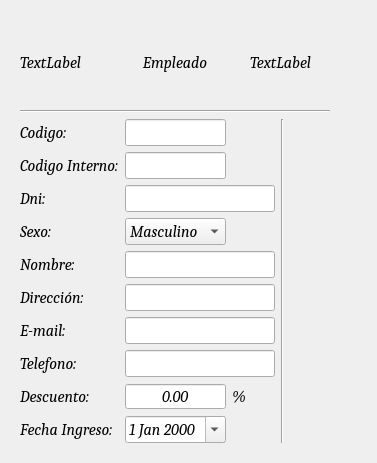
<?xml version="1.0" encoding="UTF-8"?>
<ui version="4.0">
 <class>FormEmpleado</class>
 <widget class="QWidget" name="FormEmpleado">
  <property name="geometry">
   <rect>
    <x>0</x>
    <y>0</y>
    <width>377</width>
    <height>441</height>
   </rect>
  </property>
  <property name="font">
   <font>
    <family>Cambria</family>
    <pointsize>12</pointsize>
    <italic>true</italic>
   </font>
  </property>
  <property name="windowTitle">
   <string>Form</string>
  </property>
  <property name="styleSheet">
   <string notr="true"/>
  </property>
  <layout class="QHBoxLayout" name="horizontalLayout">
   <item>
    <widget class="QTabWidget" name="tabWidget">
     <property name="font">
      <font>
       <family>Cambria</family>
       <pointsize>12</pointsize>
       <italic>true</italic>
      </font>
     </property>
     <property name="autoFillBackground">
      <bool>false</bool>
     </property>
     <property name="styleSheet">
      <string notr="true">
QTabWidget::pane { 
font: bold 14px;
   background: transparent; 
  margin: 0px,0px,0px,0px;
   border: 0px solid transparent;  
  }

QTabBar::tab {
    background: transparent;
    border: 2px solid transparent;
    border-bottom-color: transparent; /* same as the pane color */
    border-top-left-radius: 4px;
    border-top-right-radius: 4px;
    min-width: 8ex;
    padding: 2px;
}



</string>
     </property>
     <property name="tabPosition">
      <enum>QTabWidget::East</enum>
     </property>
     <property name="tabShape">
      <enum>QTabWidget::Rounded</enum>
     </property>
     <property name="currentIndex">
      <number>0</number>
     </property>
     <property name="iconSize">
      <size>
       <width>30</width>
       <height>30</height>
      </size>
     </property>
     <property name="elideMode">
      <enum>Qt::ElideNone</enum>
     </property>
     <property name="usesScrollButtons">
      <bool>true</bool>
     </property>
     <property name="documentMode">
      <bool>false</bool>
     </property>
     <property name="tabsClosable">
      <bool>false</bool>
     </property>
     <property name="movable">
      <bool>false</bool>
     </property>
     <property name="tabBarAutoHide">
      <bool>false</bool>
     </property>
     <widget class="QWidget" name="tab">
      <attribute name="icon">
       <iconset resource="../Recursos.qrc">
        <normaloff>:/Imagenes/iconos/add.png</normaloff>:/Imagenes/iconos/add.png</iconset>
      </attribute>
      <attribute name="title">
       <string/>
      </attribute>
      <layout class="QGridLayout" name="gridLayout">
       <item row="5" column="2">
        <layout class="QVBoxLayout" name="verticalLayout">
         <property name="sizeConstraint">
          <enum>QLayout::SetDefaultConstraint</enum>
         </property>
         <property name="bottomMargin">
          <number>33</number>
         </property>
         <item>
          <widget class="QPushButton" name="BotonGuardar">
           <property name="maximumSize">
            <size>
             <width>40</width>
             <height>40</height>
            </size>
           </property>
           <property name="text">
            <string/>
           </property>
           <property name="icon">
            <iconset resource="../Recursos.qrc">
             <normaloff>:/Imagenes/iconos/guardar.png</normaloff>:/Imagenes/iconos/guardar.png</iconset>
           </property>
           <property name="iconSize">
            <size>
             <width>40</width>
             <height>40</height>
            </size>
           </property>
           <property name="flat">
            <bool>true</bool>
           </property>
          </widget>
         </item>
         <item>
          <widget class="QPushButton" name="BotonModificar">
           <property name="maximumSize">
            <size>
             <width>40</width>
             <height>40</height>
            </size>
           </property>
           <property name="text">
            <string/>
           </property>
           <property name="icon">
            <iconset resource="../Recursos.qrc">
             <normaloff>:/Imagenes/iconos/editar.png</normaloff>:/Imagenes/iconos/editar.png</iconset>
           </property>
           <property name="iconSize">
            <size>
             <width>40</width>
             <height>40</height>
            </size>
           </property>
           <property name="flat">
            <bool>true</bool>
           </property>
          </widget>
         </item>
         <item>
          <widget class="QPushButton" name="BotonEliminar">
           <property name="maximumSize">
            <size>
             <width>40</width>
             <height>40</height>
            </size>
           </property>
           <property name="text">
            <string/>
           </property>
           <property name="icon">
            <iconset resource="../Recursos.qrc">
             <normaloff>:/Imagenes/iconos/delete.png</normaloff>:/Imagenes/iconos/delete.png</iconset>
           </property>
           <property name="iconSize">
            <size>
             <width>40</width>
             <height>40</height>
            </size>
           </property>
           <property name="flat">
            <bool>true</bool>
           </property>
          </widget>
         </item>
         <item>
          <widget class="QPushButton" name="BotonEliminar_2">
           <property name="maximumSize">
            <size>
             <width>40</width>
             <height>40</height>
            </size>
           </property>
           <property name="text">
            <string/>
           </property>
           <property name="icon">
            <iconset resource="../Recursos.qrc">
             <normaloff>:/Imagenes/iconos/izquierda.png</normaloff>:/Imagenes/iconos/izquierda.png</iconset>
           </property>
           <property name="iconSize">
            <size>
             <width>40</width>
             <height>40</height>
            </size>
           </property>
           <property name="flat">
            <bool>true</bool>
           </property>
          </widget>
         </item>
        </layout>
       </item>
       <item row="5" column="0">
        <layout class="QGridLayout" name="gridLayout_2">
         <item row="4" column="2" colspan="3">
          <widget class="QLineEdit" name="LineNombre">
           <property name="font">
            <font>
             <family>Cambria</family>
             <pointsize>12</pointsize>
             <italic>true</italic>
            </font>
           </property>
          </widget>
         </item>
         <item row="0" column="0">
          <widget class="QLabel" name="label_10">
           <property name="font">
            <font>
             <family>Cambria</family>
             <pointsize>12</pointsize>
             <italic>true</italic>
            </font>
           </property>
           <property name="text">
            <string>Codigo:</string>
           </property>
          </widget>
         </item>
         <item row="3" column="2">
          <widget class="QComboBox" name="ComboSexo">
           <property name="font">
            <font>
             <family>Cambria</family>
             <pointsize>12</pointsize>
             <italic>true</italic>
            </font>
           </property>
           <item>
            <property name="text">
             <string>Masculino</string>
            </property>
           </item>
           <item>
            <property name="text">
             <string>Femenino</string>
            </property>
           </item>
          </widget>
         </item>
         <item row="9" column="4">
          <spacer name="horizontalSpacer_3">
           <property name="font">
            <font>
             <family>Cambria</family>
             <pointsize>12</pointsize>
             <italic>true</italic>
            </font>
           </property>
           <property name="orientation">
            <enum>Qt::Horizontal</enum>
           </property>
           <property name="sizeHint" stdset="0">
            <size>
             <width>172</width>
             <height>20</height>
            </size>
           </property>
          </spacer>
         </item>
         <item row="6" column="0">
          <widget class="QLabel" name="label_4">
           <property name="font">
            <font>
             <family>Cambria</family>
             <pointsize>12</pointsize>
             <italic>true</italic>
            </font>
           </property>
           <property name="text">
            <string>E-mail:</string>
           </property>
          </widget>
         </item>
         <item row="8" column="0">
          <widget class="QLabel" name="label_5">
           <property name="font">
            <font>
             <family>Cambria</family>
             <pointsize>12</pointsize>
             <italic>true</italic>
            </font>
           </property>
           <property name="text">
            <string>Descuento:</string>
           </property>
          </widget>
         </item>
         <item row="5" column="0">
          <widget class="QLabel" name="label_3">
           <property name="font">
            <font>
             <family>Cambria</family>
             <pointsize>12</pointsize>
             <italic>true</italic>
            </font>
           </property>
           <property name="text">
            <string>Dirección:</string>
           </property>
          </widget>
         </item>
         <item row="6" column="2" colspan="3">
          <widget class="QLineEdit" name="LineMail">
           <property name="font">
            <font>
             <family>Cambria</family>
             <pointsize>12</pointsize>
             <italic>true</italic>
            </font>
           </property>
          </widget>
         </item>
         <item row="9" column="0">
          <widget class="QLabel" name="label_6">
           <property name="font">
            <font>
             <family>Cambria</family>
             <pointsize>12</pointsize>
             <italic>true</italic>
            </font>
           </property>
           <property name="text">
            <string>Fecha Ingreso:</string>
           </property>
          </widget>
         </item>
         <item row="3" column="0">
          <widget class="QLabel" name="label_7">
           <property name="font">
            <font>
             <family>Cambria</family>
             <pointsize>12</pointsize>
             <italic>true</italic>
            </font>
           </property>
           <property name="text">
            <string>Sexo:</string>
           </property>
          </widget>
         </item>
         <item row="9" column="2">
          <widget class="QDateEdit" name="DateIngreso">
           <property name="font">
            <font>
             <family>Cambria</family>
             <pointsize>12</pointsize>
             <italic>true</italic>
            </font>
           </property>
           <property name="calendarPopup">
            <bool>true</bool>
           </property>
          </widget>
         </item>
         <item row="2" column="2" colspan="3">
          <widget class="QLineEdit" name="LineDni">
           <property name="font">
            <font>
             <family>Cambria</family>
             <pointsize>12</pointsize>
             <italic>true</italic>
            </font>
           </property>
          </widget>
         </item>
         <item row="5" column="2" colspan="3">
          <widget class="QLineEdit" name="LineDireccion">
           <property name="font">
            <font>
             <family>Cambria</family>
             <pointsize>12</pointsize>
             <italic>true</italic>
            </font>
           </property>
          </widget>
         </item>
         <item row="4" column="0">
          <widget class="QLabel" name="label_2">
           <property name="font">
            <font>
             <family>Cambria</family>
             <pointsize>12</pointsize>
             <italic>true</italic>
            </font>
           </property>
           <property name="text">
            <string>Nombre:</string>
           </property>
          </widget>
         </item>
         <item row="2" column="0">
          <widget class="QLabel" name="label">
           <property name="font">
            <font>
             <family>Cambria</family>
             <pointsize>12</pointsize>
             <italic>true</italic>
            </font>
           </property>
           <property name="text">
            <string>Dni:</string>
           </property>
          </widget>
         </item>
         <item row="8" column="4">
          <spacer name="horizontalSpacer_2">
           <property name="font">
            <font>
             <family>Cambria</family>
             <pointsize>12</pointsize>
             <italic>true</italic>
            </font>
           </property>
           <property name="orientation">
            <enum>Qt::Horizontal</enum>
           </property>
           <property name="sizeHint" stdset="0">
            <size>
             <width>172</width>
             <height>20</height>
            </size>
           </property>
          </spacer>
         </item>
         <item row="7" column="2" colspan="3">
          <widget class="QLineEdit" name="LineTelefono">
           <property name="font">
            <font>
             <family>Cambria</family>
             <pointsize>12</pointsize>
             <italic>true</italic>
            </font>
           </property>
          </widget>
         </item>
         <item row="7" column="0">
          <widget class="QLabel" name="label_11">
           <property name="font">
            <font>
             <family>Cambria</family>
             <pointsize>12</pointsize>
             <italic>true</italic>
            </font>
           </property>
           <property name="text">
            <string>Telefono:</string>
           </property>
          </widget>
         </item>
         <item row="3" column="4">
          <spacer name="horizontalSpacer">
           <property name="font">
            <font>
             <family>Cambria</family>
             <pointsize>12</pointsize>
             <italic>true</italic>
            </font>
           </property>
           <property name="orientation">
            <enum>Qt::Horizontal</enum>
           </property>
           <property name="sizeHint" stdset="0">
            <size>
             <width>172</width>
             <height>20</height>
            </size>
           </property>
          </spacer>
         </item>
         <item row="8" column="3">
          <widget class="QLabel" name="label_12">
           <property name="font">
            <font>
             <family>Cambria</family>
             <pointsize>12</pointsize>
             <italic>true</italic>
            </font>
           </property>
           <property name="text">
            <string>%</string>
           </property>
          </widget>
         </item>
         <item row="0" column="2">
          <widget class="QLineEdit" name="LineCodigo">
           <property name="font">
            <font>
             <family>Cambria</family>
             <pointsize>12</pointsize>
             <italic>true</italic>
            </font>
           </property>
           <property name="readOnly">
            <bool>true</bool>
           </property>
          </widget>
         </item>
         <item row="1" column="2">
          <widget class="QLineEdit" name="LineCodigo_Interno">
           <property name="font">
            <font>
             <family>Cambria</family>
             <pointsize>12</pointsize>
             <italic>true</italic>
            </font>
           </property>
           <property name="readOnly">
            <bool>false</bool>
           </property>
          </widget>
         </item>
         <item row="1" column="0">
          <widget class="QLabel" name="label_13">
           <property name="font">
            <font>
             <family>Cambria</family>
             <pointsize>12</pointsize>
             <italic>true</italic>
            </font>
           </property>
           <property name="text">
            <string>Codigo Interno:</string>
           </property>
          </widget>
         </item>
         <item row="8" column="2">
          <widget class="QDoubleSpinBox" name="LineDescuento">
           <property name="font">
            <font>
             <family>Cambria</family>
             <pointsize>12</pointsize>
             <italic>true</italic>
            </font>
           </property>
           <property name="alignment">
            <set>Qt::AlignCenter</set>
           </property>
           <property name="buttonSymbols">
            <enum>QAbstractSpinBox::NoButtons</enum>
           </property>
           <property name="showGroupSeparator" stdset="0">
            <bool>false</bool>
           </property>
          </widget>
         </item>
        </layout>
       </item>
       <item row="5" column="1">
        <widget class="Line" name="line_3">
         <property name="font">
          <font>
           <family>Cambria</family>
           <pointsize>12</pointsize>
           <italic>true</italic>
          </font>
         </property>
         <property name="orientation">
          <enum>Qt::Vertical</enum>
         </property>
        </widget>
       </item>
       <item row="3" column="0" colspan="3">
        <widget class="Line" name="line">
         <property name="frameShadow">
          <enum>QFrame::Sunken</enum>
         </property>
         <property name="lineWidth">
          <number>1</number>
         </property>
         <property name="orientation">
          <enum>Qt::Horizontal</enum>
         </property>
        </widget>
       </item>
       <item row="2" column="0" colspan="3">
        <layout class="QHBoxLayout" name="horizontalLayout_3">
         <property name="sizeConstraint">
          <enum>QLayout::SetDefaultConstraint</enum>
         </property>
         <property name="bottomMargin">
          <number>0</number>
         </property>
         <item>
          <widget class="QLabel" name="label_15">
           <property name="minimumSize">
            <size>
             <width>60</width>
             <height>80</height>
            </size>
           </property>
           <property name="font">
            <font>
             <family>Cambria</family>
             <pointsize>12</pointsize>
             <italic>true</italic>
            </font>
           </property>
           <property name="text">
            <string>TextLabel</string>
           </property>
          </widget>
         </item>
         <item>
          <widget class="QLabel" name="label_8">
           <property name="font">
            <font>
             <family>Cambria</family>
             <pointsize>12</pointsize>
             <italic>true</italic>
            </font>
           </property>
           <property name="text">
            <string>Empleado</string>
           </property>
           <property name="scaledContents">
            <bool>false</bool>
           </property>
           <property name="alignment">
            <set>Qt::AlignCenter</set>
           </property>
          </widget>
         </item>
         <item>
          <widget class="QLabel" name="label_9">
           <property name="minimumSize">
            <size>
             <width>60</width>
             <height>80</height>
            </size>
           </property>
           <property name="baseSize">
            <size>
             <width>50</width>
             <height>0</height>
            </size>
           </property>
           <property name="font">
            <font>
             <family>Cambria</family>
             <pointsize>12</pointsize>
             <italic>true</italic>
            </font>
           </property>
           <property name="text">
            <string>TextLabel</string>
           </property>
           <property name="alignment">
            <set>Qt::AlignCenter</set>
           </property>
          </widget>
         </item>
        </layout>
       </item>
      </layout>
     </widget>
    </widget>
   </item>
  </layout>
 </widget>
 <tabstops>
  <tabstop>LineCodigo</tabstop>
  <tabstop>LineCodigo_Interno</tabstop>
  <tabstop>LineDni</tabstop>
  <tabstop>ComboSexo</tabstop>
  <tabstop>LineNombre</tabstop>
  <tabstop>LineDireccion</tabstop>
  <tabstop>LineMail</tabstop>
  <tabstop>LineTelefono</tabstop>
  <tabstop>DateIngreso</tabstop>
  <tabstop>tabWidget</tabstop>
 </tabstops>
 <resources>
  <include location="../Recursos.qrc"/>
 </resources>
 <connections/>
</ui>
